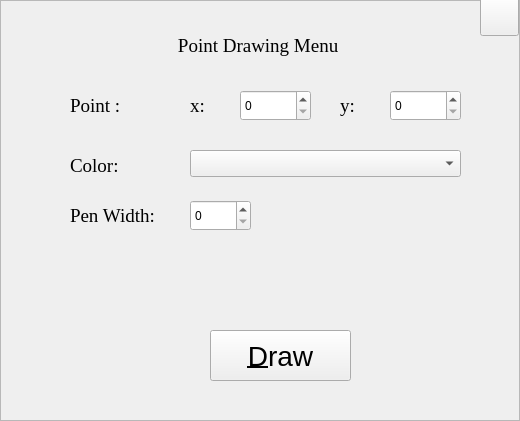
   <widget class="QFrame" name="pointFrame">
    <property name="geometry">
     <rect>
      <x>310</x>
      <y>1050</y>
      <width>520</width>
      <height>421</height>
     </rect>
    </property>
    <property name="focusPolicy">
     <enum>Qt::ClickFocus</enum>
    </property>
    <property name="frameShape">
     <enum>QFrame::StyledPanel</enum>
    </property>
    <property name="frameShadow">
     <enum>QFrame::Raised</enum>
    </property>
    <widget class="QPushButton" name="drawPoint">
     <property name="geometry">
      <rect>
       <x>210</x>
       <y>330</y>
       <width>141</width>
       <height>51</height>
      </rect>
     </property>
     <property name="font">
      <font>
       <pointsize>21</pointsize>
      </font>
     </property>
     <property name="text">
      <string>&amp;Draw</string>
     </property>
     <property name="icon">
      <iconset>
       <normaloff>:/images/paint.png</normaloff>:/images/paint.png</iconset>
     </property>
     <property name="iconSize">
      <size>
       <width>60</width>
       <height>40</height>
      </size>
     </property>
    </widget>
    <widget class="QLabel" name="label_10">
     <property name="geometry">
      <rect>
       <x>70</x>
       <y>90</y>
       <width>101</width>
       <height>31</height>
      </rect>
     </property>
     <property name="font">
      <font>
       <family>Times New Roman</family>
       <pointsize>14</pointsize>
      </font>
     </property>
     <property name="text">
      <string>Point : </string>
     </property>
    </widget>
    <widget class="QSpinBox" name="pointX">
     <property name="geometry">
      <rect>
       <x>240</x>
       <y>90</y>
       <width>71</width>
       <height>31</height>
      </rect>
     </property>
     <property name="maximum">
      <number>1200</number>
     </property>
    </widget>
    <widget class="QLabel" name="label_26">
     <property name="geometry">
      <rect>
       <x>190</x>
       <y>90</y>
       <width>41</width>
       <height>31</height>
      </rect>
     </property>
     <property name="font">
      <font>
       <family>Times New Roman</family>
       <pointsize>14</pointsize>
      </font>
     </property>
     <property name="text">
      <string>x: </string>
     </property>
    </widget>
    <widget class="QSpinBox" name="pointY">
     <property name="geometry">
      <rect>
       <x>390</x>
       <y>90</y>
       <width>71</width>
       <height>31</height>
      </rect>
     </property>
     <property name="maximum">
      <number>700</number>
     </property>
    </widget>
    <widget class="QLabel" name="label_27">
     <property name="geometry">
      <rect>
       <x>340</x>
       <y>90</y>
       <width>41</width>
       <height>31</height>
      </rect>
     </property>
     <property name="font">
      <font>
       <family>Times New Roman</family>
       <pointsize>14</pointsize>
      </font>
     </property>
     <property name="text">
      <string>y: </string>
     </property>
    </widget>
    <widget class="QLabel" name="label_30">
     <property name="geometry">
      <rect>
       <x>70</x>
       <y>150</y>
       <width>101</width>
       <height>31</height>
      </rect>
     </property>
     <property name="font">
      <font>
       <family>Times New Roman</family>
       <pointsize>14</pointsize>
      </font>
     </property>
     <property name="text">
      <string>Color: </string>
     </property>
    </widget>
    <widget class="QLabel" name="label_31">
     <property name="geometry">
      <rect>
       <x>70</x>
       <y>200</y>
       <width>101</width>
       <height>31</height>
      </rect>
     </property>
     <property name="font">
      <font>
       <family>Times New Roman</family>
       <pointsize>14</pointsize>
      </font>
     </property>
     <property name="text">
      <string>Pen Width: </string>
     </property>
    </widget>
    <widget class="QSpinBox" name="pointPenWidth">
     <property name="geometry">
      <rect>
       <x>190</x>
       <y>200</y>
       <width>61</width>
       <height>31</height>
      </rect>
     </property>
     <property name="maximum">
      <number>40</number>
     </property>
    </widget>
    <widget class="QComboBox" name="colorPoint">
     <property name="geometry">
      <rect>
       <x>190</x>
       <y>150</y>
       <width>271</width>
       <height>27</height>
      </rect>
     </property>
    </widget>
    <widget class="QLabel" name="pointDrawingLabel">
     <property name="geometry">
      <rect>
       <x>10</x>
       <y>30</y>
       <width>501</width>
       <height>31</height>
      </rect>
     </property>
     <property name="font">
      <font>
       <family>Times New Roman</family>
       <pointsize>14</pointsize>
      </font>
     </property>
     <property name="text">
      <string>Point Drawing Menu </string>
     </property>
     <property name="alignment">
      <set>Qt::AlignCenter</set>
     </property>
    </widget>
    <widget class="QPushButton" name="cancelPoint">
     <property name="geometry">
      <rect>
       <x>480</x>
       <y>-4</y>
       <width>39</width>
       <height>40</height>
      </rect>
     </property>
     <property name="font">
      <font>
       <pointsize>21</pointsize>
      </font>
     </property>
     <property name="toolTip">
      <string extracomment="cancel">cancel</string>
     </property>
     <property name="text">
      <string/>
     </property>
     <property name="icon">
      <iconset resource="images.qrc">
       <normaloff>:/images/cancel.png</normaloff>:/images/cancel.png</iconset>
     </property>
     <property name="iconSize">
      <size>
       <width>40</width>
       <height>40</height>
      </size>
     </property>
    </widget>
   </widget>
